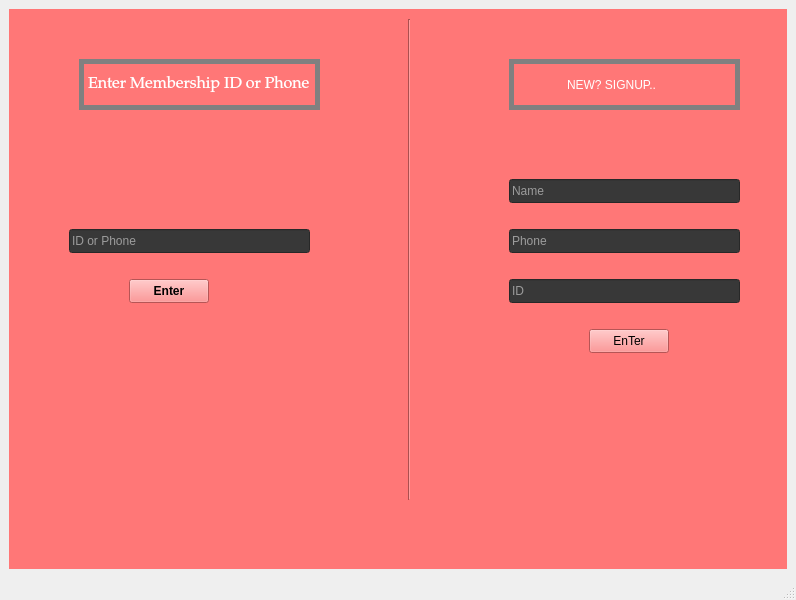
<?xml version="1.0" encoding="UTF-8"?>
<ui version="4.0">
 <class>MainWindow</class>
 <widget class="QMainWindow" name="MainWindow">
  <property name="geometry">
   <rect>
    <x>0</x>
    <y>0</y>
    <width>796</width>
    <height>600</height>
   </rect>
  </property>
  <property name="windowTitle">
   <string>MainWindow</string>
  </property>
  <widget class="QWidget" name="centralwidget">
   <layout class="QVBoxLayout" name="verticalLayout">
    <item>
     <widget class="QStackedWidget" name="stackedWidget">
      <property name="styleSheet">
       <string notr="true">background-color:rgb(255, 119, 119);</string>
      </property>
      <property name="currentIndex">
       <number>3</number>
      </property>
      <widget class="QWidget" name="Login_page_0">
       <property name="styleSheet">
        <string notr="true">
background-color: rgb(34, 99, 106);

</string>
       </property>
       <widget class="QLineEdit" name="login_emaIl_input">
        <property name="geometry">
         <rect>
          <x>250</x>
          <y>240</y>
          <width>201</width>
          <height>24</height>
         </rect>
        </property>
        <property name="styleSheet">
         <string notr="true">color: rgb(255, 255, 255);
border:2px solid gold;
border-radius: 5px;</string>
        </property>
        <property name="placeholderText">
         <string>ID</string>
        </property>
       </widget>
       <widget class="QLineEdit" name="login_password_input">
        <property name="geometry">
         <rect>
          <x>250</x>
          <y>280</y>
          <width>201</width>
          <height>24</height>
         </rect>
        </property>
        <property name="styleSheet">
         <string notr="true">color: rgb(255, 255, 255);
border:2px solid gold;
border-radius: 5px;</string>
        </property>
        <property name="text">
         <string/>
        </property>
        <property name="echoMode">
         <enum>QLineEdit::Password</enum>
        </property>
        <property name="placeholderText">
         <string>PASSWOrd</string>
        </property>
       </widget>
       <widget class="QLabel" name="HEAD_GRAPHICAL">
        <property name="geometry">
         <rect>
          <x>240</x>
          <y>150</y>
          <width>221</width>
          <height>61</height>
         </rect>
        </property>
        <property name="font">
         <font>
          <family>Sitka Text</family>
          <pointsize>20</pointsize>
          <italic>true</italic>
          <bold>true</bold>
         </font>
        </property>
        <property name="styleSheet">
         <string notr="true">color: rgb(54, 41, 53);

font: 700 italic 20pt &quot;Sitka Text&quot;;
padding-left:15px;

</string>
        </property>
        <property name="text">
         <string>FENDERLOIN</string>
        </property>
       </widget>
       <widget class="QPushButton" name="login_button">
        <property name="geometry">
         <rect>
          <x>310</x>
          <y>330</y>
          <width>80</width>
          <height>24</height>
         </rect>
        </property>
        <property name="styleSheet">
         <string notr="true">QPushButton{
   border: 2px solid gray;
  border-radius: 20px;
}
QPushButton:enabled{
background-color: qlineargradient(spread:pad, x1:0.463723, y1:0.698864, x2:1, y2:0, stop:0 rgba(171, 134, 0, 255), stop:1 rgba(255, 255, 255, 255));
color:black;
}
QPushButton:pressed{
background-color: green;
color:white
}
QpushButton:!pressed{
background-color:red;
color:white
}</string>
        </property>
        <property name="text">
         <string>LOGIN</string>
        </property>
        <property name="icon">
         <iconset theme="audio-card">
          <normaloff>.</normaloff>.</iconset>
        </property>
       </widget>
       <widget class="QLabel" name="SIGNUP_LABEL">
        <property name="geometry">
         <rect>
          <x>170</x>
          <y>390</y>
          <width>131</width>
          <height>20</height>
         </rect>
        </property>
        <property name="styleSheet">
         <string notr="true">color: rgb(57, 57, 57);</string>
        </property>
        <property name="frameShape">
         <enum>QFrame::NoFrame</enum>
        </property>
        <property name="text">
         <string>NEW ADMIN? SIGN UP</string>
        </property>
        <property name="textFormat">
         <enum>Qt::PlainText</enum>
        </property>
       </widget>
       <widget class="QPushButton" name="sign_up_first">
        <property name="geometry">
         <rect>
          <x>300</x>
          <y>390</y>
          <width>111</width>
          <height>21</height>
         </rect>
        </property>
        <property name="styleSheet">
         <string notr="true">background-color: rgb(199, 224, 255);
color: rgb(0, 0, 0);</string>
        </property>
        <property name="text">
         <string>Sign Up</string>
        </property>
       </widget>
      </widget>
      <widget class="QWidget" name="SIGNUP_PAGE_1">
       <property name="styleSheet">
        <string notr="true">background-color: rgb(190, 255, 217);</string>
       </property>
       <widget class="QLineEdit" name="signup_name_input">
        <property name="geometry">
         <rect>
          <x>280</x>
          <y>150</y>
          <width>201</width>
          <height>24</height>
         </rect>
        </property>
        <property name="styleSheet">
         <string notr="true">QLineEdit{
  border: 1px solid  gray;
  border-radius: 5px;
}</string>
        </property>
        <property name="text">
         <string/>
        </property>
        <property name="placeholderText">
         <string>Shop Name</string>
        </property>
       </widget>
       <widget class="QLineEdit" name="signup_phone_input">
        <property name="geometry">
         <rect>
          <x>280</x>
          <y>190</y>
          <width>201</width>
          <height>24</height>
         </rect>
        </property>
        <property name="styleSheet">
         <string notr="true">QLineEdit{
  border: 1px solid  gray;
  border-radius: 5px;
}</string>
        </property>
        <property name="placeholderText">
         <string>Phone</string>
        </property>
       </widget>
       <widget class="QLineEdit" name="signup_email_input">
        <property name="geometry">
         <rect>
          <x>280</x>
          <y>230</y>
          <width>201</width>
          <height>24</height>
         </rect>
        </property>
        <property name="styleSheet">
         <string notr="true">QLineEdit{
  border: 1px solid  gray;
  border-radius: 5px;
}</string>
        </property>
        <property name="placeholderText">
         <string>Email</string>
        </property>
       </widget>
       <widget class="QLineEdit" name="Signup_ID_input">
        <property name="geometry">
         <rect>
          <x>280</x>
          <y>270</y>
          <width>201</width>
          <height>24</height>
         </rect>
        </property>
        <property name="styleSheet">
         <string notr="true">QLineEdit{
  border: 2px solid  black;
  border-radius: 5px;
}</string>
        </property>
        <property name="text">
         <string/>
        </property>
        <property name="placeholderText">
         <string>ID</string>
        </property>
       </widget>
       <widget class="QLineEdit" name="Signup_password_input">
        <property name="geometry">
         <rect>
          <x>280</x>
          <y>310</y>
          <width>201</width>
          <height>24</height>
         </rect>
        </property>
        <property name="styleSheet">
         <string notr="true">QLineEdit{
  border: 2px solid  black;
  border-radius: 5px;
}</string>
        </property>
        <property name="placeholderText">
         <string>Password</string>
        </property>
       </widget>
       <widget class="QLineEdit" name="Signup_confirm_Password">
        <property name="geometry">
         <rect>
          <x>280</x>
          <y>350</y>
          <width>201</width>
          <height>24</height>
         </rect>
        </property>
        <property name="styleSheet">
         <string notr="true">QLineEdit{
  border: 2px solid rgb(0, 0, 0);
  border-radius: 5px;
}</string>
        </property>
        <property name="placeholderText">
         <string>Confirm Password</string>
        </property>
       </widget>
       <widget class="QPushButton" name="SIGNUP_CONFIRM">
        <property name="geometry">
         <rect>
          <x>340</x>
          <y>390</y>
          <width>80</width>
          <height>24</height>
         </rect>
        </property>
        <property name="text">
         <string>Sign Up</string>
        </property>
       </widget>
       <widget class="QLabel" name="Importance1">
        <property name="geometry">
         <rect>
          <x>490</x>
          <y>310</y>
          <width>49</width>
          <height>16</height>
         </rect>
        </property>
        <property name="font">
         <font>
          <pointsize>14</pointsize>
         </font>
        </property>
        <property name="styleSheet">
         <string notr="true">color: rgb(255, 0, 4);</string>
        </property>
        <property name="text">
         <string>*</string>
        </property>
       </widget>
       <widget class="QPushButton" name="Signup_back_button">
        <property name="geometry">
         <rect>
          <x>10</x>
          <y>10</y>
          <width>91</width>
          <height>24</height>
         </rect>
        </property>
        <property name="styleSheet">
         <string notr="true">background-color: rgb(255, 184, 195);
color: rgb(0, 0, 0);</string>
        </property>
        <property name="text">
         <string>BACK</string>
        </property>
       </widget>
      </widget>
      <widget class="QWidget" name="ADMIN_PAGE_3">
       <property name="styleSheet">
        <string notr="true">background-color: qlineargradient(spread:pad, x1:0.325967, y1:0.761, x2:0.978, y2:0, stop:0.375691 rgba(0, 229, 255, 255), stop:1 rgba(255, 255, 255, 255));</string>
       </property>
       <widget class="QPushButton" name="Logout_admin">
        <property name="geometry">
         <rect>
          <x>10</x>
          <y>10</y>
          <width>80</width>
          <height>21</height>
         </rect>
        </property>
        <property name="font">
         <font>
          <family>Yu Gothic UI Semilight</family>
          <pointsize>9</pointsize>
         </font>
        </property>
        <property name="styleSheet">
         <string notr="true">
QPushButton:enabled{
    background-color:  rgb(255, 199, 216);
	color: black;
}
QPushButton:pressed{
background-color:red;
color: white;
}</string>
        </property>
        <property name="text">
         <string>Logout</string>
        </property>
        <property name="icon">
         <iconset theme="applications-graphics">
          <normaloff>.</normaloff>.</iconset>
        </property>
       </widget>
       <widget class="QLineEdit" name="Ammount_display">
        <property name="geometry">
         <rect>
          <x>10</x>
          <y>40</y>
          <width>301</width>
          <height>81</height>
         </rect>
        </property>
        <property name="styleSheet">
         <string notr="true">QLineEdit{
border:1px solid;
background-color: rgb(166, 163, 161);
font:25pt
}</string>
        </property>
        <property name="text">
         <string/>
        </property>
        <property name="placeholderText">
         <string>Ammount</string>
        </property>
       </widget>
       <widget class="QPushButton" name="Add_item_Button">
        <property name="geometry">
         <rect>
          <x>320</x>
          <y>40</y>
          <width>80</width>
          <height>81</height>
         </rect>
        </property>
        <property name="styleSheet">
         <string notr="true">QPushButton{
border: 1px solid gray;
background-color:qlineargradient(spread:pad, x1:0.563171, y1:0.590909, x2:1, y2:0, stop:0 rgba(111, 90, 50, 255), stop:1 rgba(255, 255, 255, 255));
color:white;
}
QPushButton:pressed{
border: 1px solid gray;
background-color:qlineargradient(spread:pad, x1:0.563171, y1:0.590909, x2:1, y2:0, stop:0 rgba(111, 73, 50, 255), stop:1 rgba(255, 255, 255, 255));
color:white gray;
}</string>
        </property>
        <property name="text">
         <string>Add Item</string>
        </property>
       </widget>
       <widget class="QPushButton" name="Membership_enable_button">
        <property name="geometry">
         <rect>
          <x>420</x>
          <y>40</y>
          <width>80</width>
          <height>81</height>
         </rect>
        </property>
        <property name="styleSheet">
         <string notr="true">QPushButton{
border: 1px solid gray;
background-color:qlineargradient(spread:pad, x1:0.563171, y1:0.590909, x2:1, y2:0, stop:0 rgba(50, 111, 105, 255), stop:1 rgba(255, 255, 255, 255));
color:white ;
}
QPushButton:pressed{
border: 1px solid gray;
background-color:qlineargradient(spread:pad, x1:0.563171, y1:0.590909, x2:1, y2:0, stop:0 rgba(50, 65, 111, 255), stop:1 rgba(255, 255, 255, 255));
color:gray;
}</string>
        </property>
        <property name="text">
         <string>Membership </string>
        </property>
       </widget>
       <widget class="QPushButton" name="discount_button">
        <property name="geometry">
         <rect>
          <x>420</x>
          <y>130</y>
          <width>80</width>
          <height>81</height>
         </rect>
        </property>
        <property name="styleSheet">
         <string notr="true">QPushButton{
border: 1px solid gray;
background-color:qlineargradient(spread:pad, x1:0.563171, y1:0.590909, x2:1, y2:0, stop:0 rgba(218, 81, 0, 255), stop:1 rgba(255, 255, 255, 255));
color:white ;
}
QPushButton:pressed{
border: 1px solid gray;
background-color:qlineargradient(spread:pad, x1:0.563171, y1:0.590909, x2:1, y2:0, stop:0 rgba(146, 54, 0, 255), stop:1 rgba(255, 255, 255, 255));
color:gray;
}</string>
        </property>
        <property name="text">
         <string>Discount</string>
        </property>
       </widget>
       <widget class="QLineEdit" name="Membership_Point_Display">
        <property name="geometry">
         <rect>
          <x>10</x>
          <y>130</y>
          <width>181</width>
          <height>41</height>
         </rect>
        </property>
        <property name="styleSheet">
         <string notr="true">QLineEdit{
border:1px solid;
background-color: rgb(166, 163, 161);
font:20pt
}</string>
        </property>
        <property name="placeholderText">
         <string>Points</string>
        </property>
       </widget>
       <widget class="QPushButton" name="Add_Product_Button">
        <property name="geometry">
         <rect>
          <x>160</x>
          <y>300</y>
          <width>131</width>
          <height>81</height>
         </rect>
        </property>
        <property name="styleSheet">
         <string notr="true">QPushButton{
background-color:qlineargradient(spread:pad, x1:0.563171, y1:0.590909, x2:1, y2:0, stop:0 rgba(7, 79, 111, 255), stop:1 rgba(255, 255, 255, 255));
color:white;
font: 10pt;
}
QPushButton:pressed{
background-color:qlineargradient(spread:pad, x1:0.563171, y1:0.590909, x2:1, y2:0, stop:0 rgba(50, 65, 111, 255), stop:1 rgba(255, 255, 255, 255));
color:white;
font: 10pt;
}</string>
        </property>
        <property name="text">
         <string>ADD Product</string>
        </property>
       </widget>
       <widget class="QPushButton" name="Delete_Product_Active_Button">
        <property name="geometry">
         <rect>
          <x>160</x>
          <y>210</y>
          <width>131</width>
          <height>81</height>
         </rect>
        </property>
        <property name="styleSheet">
         <string notr="true">QPushButton {
    border: 2px solid #8f8f91;
    border-radius: 6px;
    background-color: qlineargradient(x1: 0, y1: 0, x2: 0, y2: 1,
                                      stop: 0 #f6f7fa, stop: 1 #ff5c5f);
    min-width: 80px;
color:white;
font: 10pt;
} 

QPushButton:pressed {
    background-color: qlineargradient(x1: 0, y1: 0, x2: 0, y2: 1,
                                      stop: 0 #dadbde, stop: 1 rgb(255, 0, 4);
	background-color:#ff0004);
color:white;
font: 10pt;
}

QPushButton:flat {
    border: none; /* no border for a flat push button */
}

QPushButton:default {
    border-color: navy; /* make the default button prominent */
}</string>
        </property>
        <property name="text">
         <string>Delete Item</string>
        </property>
       </widget>
       <widget class="QPushButton" name="Bill_confirm_button">
        <property name="geometry">
         <rect>
          <x>10</x>
          <y>300</y>
          <width>131</width>
          <height>81</height>
         </rect>
        </property>
        <property name="styleSheet">
         <string notr="true">QPushButton{
background-color: qlineargradient(spread:pad, x1:0.414, y1:0.681818, x2:1, y2:0, stop:0 rgba(111, 111, 111, 255), stop:1 rgba(255, 255, 255, 255));
color:white;
font: 10pt;
}
QPushButton:pressed{
background-color: qlineargradient(spread:pad, x1:0.563171, y1:0.590909, x2:1, y2:0, stop:0 rgba(7, 111, 24, 255), stop:1 rgba(255, 255, 255, 255));
color:white;
font: 10pt;
}</string>
        </property>
        <property name="text">
         <string>BILL</string>
        </property>
       </widget>
       <widget class="QListWidget" name="Product_List_Display">
        <property name="geometry">
         <rect>
          <x>590</x>
          <y>100</y>
          <width>181</width>
          <height>281</height>
         </rect>
        </property>
        <property name="styleSheet">
         <string notr="true">background-color:  white;</string>
        </property>
       </widget>
       <widget class="QLineEdit" name="Membership_Id_Display">
        <property name="geometry">
         <rect>
          <x>600</x>
          <y>40</y>
          <width>161</width>
          <height>41</height>
         </rect>
        </property>
        <property name="styleSheet">
         <string notr="true">QLineEdit{
border:1px solid;
background-color: rgb(166, 163, 161);
font:20pt
}</string>
        </property>
        <property name="text">
         <string/>
        </property>
       </widget>
       <widget class="QPushButton" name="Delete_Item_button">
        <property name="geometry">
         <rect>
          <x>320</x>
          <y>130</y>
          <width>80</width>
          <height>81</height>
         </rect>
        </property>
        <property name="styleSheet">
         <string notr="true">QPushButton{
border: 3px solid gray;
border-radius: 25px;
background-color:qlineargradient(spread:pad, x1:0.629834, y1:0.551, x2:1, y2:0.318182, stop:0 rgba(170, 170, 127, 255), stop:1 rgba(255, 255, 255, 255));
color:white;
font: 10pt;
}
QPushButton:pressed{
background-color:qlineargradient(spread:pad, x1:0.525, y1:0.659091, x2:1, y2:0, stop:0 rgba(255, 0, 0, 255), stop:1 rgba(255, 255, 255, 255));
color:white;
font: 10pt;
}</string>
        </property>
        <property name="text">
         <string>Delete Item</string>
        </property>
       </widget>
       <widget class="QLineEdit" name="supermarket_name_display">
        <property name="geometry">
         <rect>
          <x>10</x>
          <y>440</y>
          <width>251</width>
          <height>61</height>
         </rect>
        </property>
        <property name="styleSheet">
         <string notr="true">border: 2px solid gray;
border-radius: 15px;
background-color: gray;
color: white;
font: 14pt &quot;Microsoft PhagsPa&quot;;
padding-right: 25px</string>
        </property>
       </widget>
       <widget class="QPushButton" name="reload_button">
        <property name="geometry">
         <rect>
          <x>600</x>
          <y>390</y>
          <width>80</width>
          <height>24</height>
         </rect>
        </property>
        <property name="text">
         <string>Reload</string>
        </property>
       </widget>
       <widget class="QPushButton" name="select_from_list">
        <property name="geometry">
         <rect>
          <x>690</x>
          <y>390</y>
          <width>80</width>
          <height>24</height>
         </rect>
        </property>
        <property name="styleSheet">
         <string notr="true">QPushButton{
background-color: gray;
color: black;
border: 2px solid gray;
border-radius: 25px;
}
QPushButton: pressed{
background-color: white;
color: black;
}</string>
        </property>
        <property name="text">
         <string>Select</string>
        </property>
       </widget>
      </widget>
      <widget class="QWidget" name="Membership_page">
       <widget class="Line" name="border">
        <property name="geometry">
         <rect>
          <x>385</x>
          <y>10</y>
          <width>31</width>
          <height>481</height>
         </rect>
        </property>
        <property name="styleSheet">
         <string notr="true">color:rgb(0, 0, 0)</string>
        </property>
        <property name="orientation">
         <enum>Qt::Vertical</enum>
        </property>
       </widget>
       <widget class="QLineEdit" name="Membership_entry_input">
        <property name="geometry">
         <rect>
          <x>60</x>
          <y>220</y>
          <width>241</width>
          <height>24</height>
         </rect>
        </property>
        <property name="styleSheet">
         <string notr="true">background-color: rgb(56, 56, 56);
color:white;
</string>
        </property>
        <property name="placeholderText">
         <string>ID or Phone</string>
        </property>
       </widget>
       <widget class="QPushButton" name="Membership_Value_entry_Button">
        <property name="geometry">
         <rect>
          <x>120</x>
          <y>270</y>
          <width>80</width>
          <height>24</height>
         </rect>
        </property>
        <property name="font">
         <font>
          <italic>false</italic>
          <bold>true</bold>
          <underline>false</underline>
          <strikeout>false</strikeout>
         </font>
        </property>
        <property name="text">
         <string>Enter</string>
        </property>
       </widget>
       <widget class="QLabel" name="New_Membership_Label">
        <property name="geometry">
         <rect>
          <x>500</x>
          <y>50</y>
          <width>231</width>
          <height>51</height>
         </rect>
        </property>
        <property name="styleSheet">
         <string notr="true">border:5px solid gray;
color:white;
font: 12pt &quot;Mongolian Baiti&quot;;
padding-left:50px;
</string>
        </property>
        <property name="text">
         <string>NEW? SIGNUP..</string>
        </property>
       </widget>
       <widget class="QLabel" name="entry_label">
        <property name="geometry">
         <rect>
          <x>70</x>
          <y>50</y>
          <width>241</width>
          <height>51</height>
         </rect>
        </property>
        <property name="font">
         <font>
          <family>Palatino Linotype</family>
          <pointsize>12</pointsize>
          <italic>false</italic>
          <bold>false</bold>
         </font>
        </property>
        <property name="styleSheet">
         <string notr="true">color:white;
font: 12pt &quot;Palatino Linotype&quot;;
border:5px solid gray;</string>
        </property>
        <property name="text">
         <string>Enter Membership ID or Phone</string>
        </property>
       </widget>
       <widget class="QLineEdit" name="Membership_name_input">
        <property name="geometry">
         <rect>
          <x>500</x>
          <y>170</y>
          <width>231</width>
          <height>24</height>
         </rect>
        </property>
        <property name="styleSheet">
         <string notr="true">background-color: rgb(56, 56, 56);
color:white;
</string>
        </property>
        <property name="placeholderText">
         <string>Name</string>
        </property>
       </widget>
       <widget class="QLineEdit" name="Membership_phone_input">
        <property name="geometry">
         <rect>
          <x>500</x>
          <y>220</y>
          <width>231</width>
          <height>24</height>
         </rect>
        </property>
        <property name="styleSheet">
         <string notr="true">background-color: rgb(56, 56, 56);
color:white;
</string>
        </property>
        <property name="placeholderText">
         <string>Phone</string>
        </property>
       </widget>
       <widget class="QLineEdit" name="Membership_ID_entry_input">
        <property name="geometry">
         <rect>
          <x>500</x>
          <y>270</y>
          <width>231</width>
          <height>24</height>
         </rect>
        </property>
        <property name="styleSheet">
         <string notr="true">background-color: rgb(56, 56, 56);
color:white;
</string>
        </property>
        <property name="placeholderText">
         <string>ID</string>
        </property>
       </widget>
       <widget class="QPushButton" name="Membership_signup_button">
        <property name="geometry">
         <rect>
          <x>580</x>
          <y>320</y>
          <width>80</width>
          <height>24</height>
         </rect>
        </property>
        <property name="styleSheet">
         <string notr="true">font: 900 italic 9pt &quot;Segoe UI&quot;;</string>
        </property>
        <property name="text">
         <string>EnTer</string>
        </property>
       </widget>
      </widget>
      <widget class="QWidget" name="Discount_page">
       <widget class="QLineEdit" name="Discount_membership_id_input">
        <property name="geometry">
         <rect>
          <x>280</x>
          <y>240</y>
          <width>221</width>
          <height>24</height>
         </rect>
        </property>
        <property name="styleSheet">
         <string notr="true">border:2px solid gold;
border-radius: 15px;
background-color: rgb(38, 37, 37);
color: rgb(255, 255, 255);</string>
        </property>
        <property name="placeholderText">
         <string>ID</string>
        </property>
       </widget>
       <widget class="QLineEdit" name="Discount_code_input">
        <property name="geometry">
         <rect>
          <x>280</x>
          <y>270</y>
          <width>221</width>
          <height>24</height>
         </rect>
        </property>
        <property name="styleSheet">
         <string notr="true">border:2px solid gold;
border-radius: 15px;
background-color: rgb(38, 38, 38);
color: rgb(255, 255, 255);</string>
        </property>
        <property name="placeholderText">
         <string>CODE</string>
        </property>
       </widget>
       <widget class="QPushButton" name="Discount_Input_Button">
        <property name="geometry">
         <rect>
          <x>350</x>
          <y>320</y>
          <width>80</width>
          <height>81</height>
         </rect>
        </property>
        <property name="styleSheet">
         <string notr="true">QPushButton{
   border: 2px solid gray;
  border-radius: 20px;
}
QPushButton:enabled{
background-color: qlineargradient(spread:pad, x1:0.463723, y1:0.698864, x2:1, y2:0, stop:0 rgba(171, 134, 0, 255), stop:1 rgba(255, 255, 255, 255));
color:gray;
text-size:20px;
}
QPushButton:pressed{
background-color: green;
color:white
}
QpushButton:!pressed{
background-color:red;
color:white
}</string>
        </property>
        <property name="text">
         <string>OK</string>
        </property>
       </widget>
       <widget class="QPushButton" name="Dicount_page_logout_button">
        <property name="geometry">
         <rect>
          <x>10</x>
          <y>10</y>
          <width>80</width>
          <height>24</height>
         </rect>
        </property>
        <property name="styleSheet">
         <string notr="true">QPushButton{
border: 2px solid red;
background: qlineargradient(spread:reflect, x1:0, y1:1, x2:1, y2:1, stop:0.535912 rgba(170, 0, 0, 255), stop:1 rgba(255, 255, 255, 255));
}
QPushButton: pressed{
border: 2px solid gray;
background: red;
}</string>
        </property>
        <property name="text">
         <string>LOGOUT</string>
        </property>
       </widget>
      </widget>
      <widget class="QWidget" name="billpage">
       <widget class="QTextEdit" name="bill_page_ammount">
        <property name="geometry">
         <rect>
          <x>200</x>
          <y>130</y>
          <width>371</width>
          <height>70</height>
         </rect>
        </property>
        <property name="styleSheet">
         <string notr="true">background-color: white;
font: 18pt &quot;Segoe MDL2 Assets&quot;;</string>
        </property>
       </widget>
       <widget class="QTextEdit" name="bill_page_membership">
        <property name="geometry">
         <rect>
          <x>200</x>
          <y>220</y>
          <width>371</width>
          <height>70</height>
         </rect>
        </property>
        <property name="styleSheet">
         <string notr="true">background-color: white;
font: 18pt &quot;Segoe MDL2 Assets&quot;;</string>
        </property>
        <property name="placeholderText">
         <string>MEMBERSHIP ID</string>
        </property>
       </widget>
       <widget class="QTextEdit" name="bill_page_points">
        <property name="geometry">
         <rect>
          <x>200</x>
          <y>310</y>
          <width>371</width>
          <height>70</height>
         </rect>
        </property>
        <property name="styleSheet">
         <string notr="true">background-color: white;
font: 18pt &quot;Segoe MDL2 Assets&quot;;</string>
        </property>
        <property name="placeholderText">
         <string>POINTS</string>
        </property>
       </widget>
      </widget>
     </widget>
    </item>
   </layout>
  </widget>
  <widget class="QStatusBar" name="statusbar"/>
 </widget>
 <resources/>
 <connections/>
</ui>
